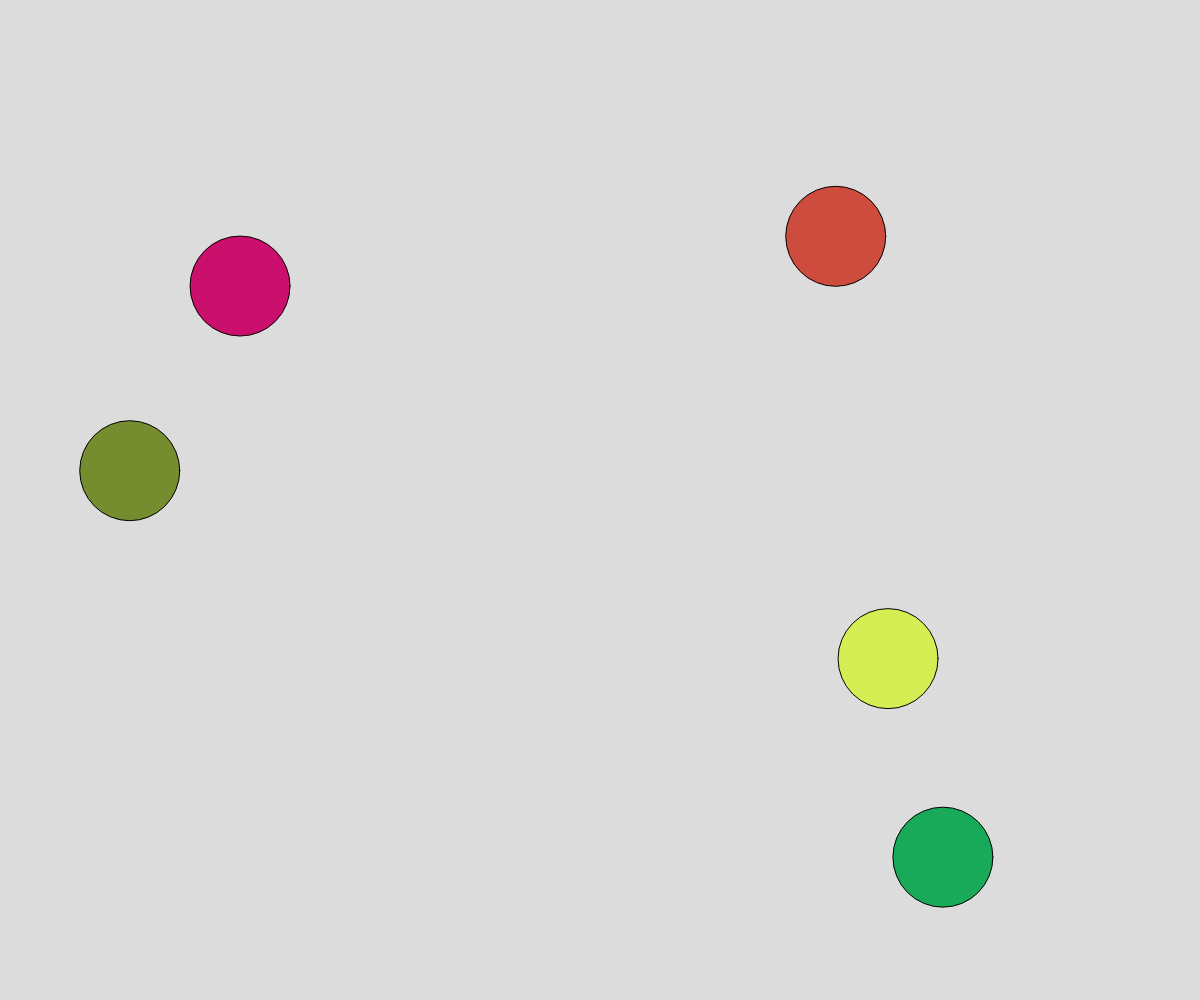
Frame 1 (no input)
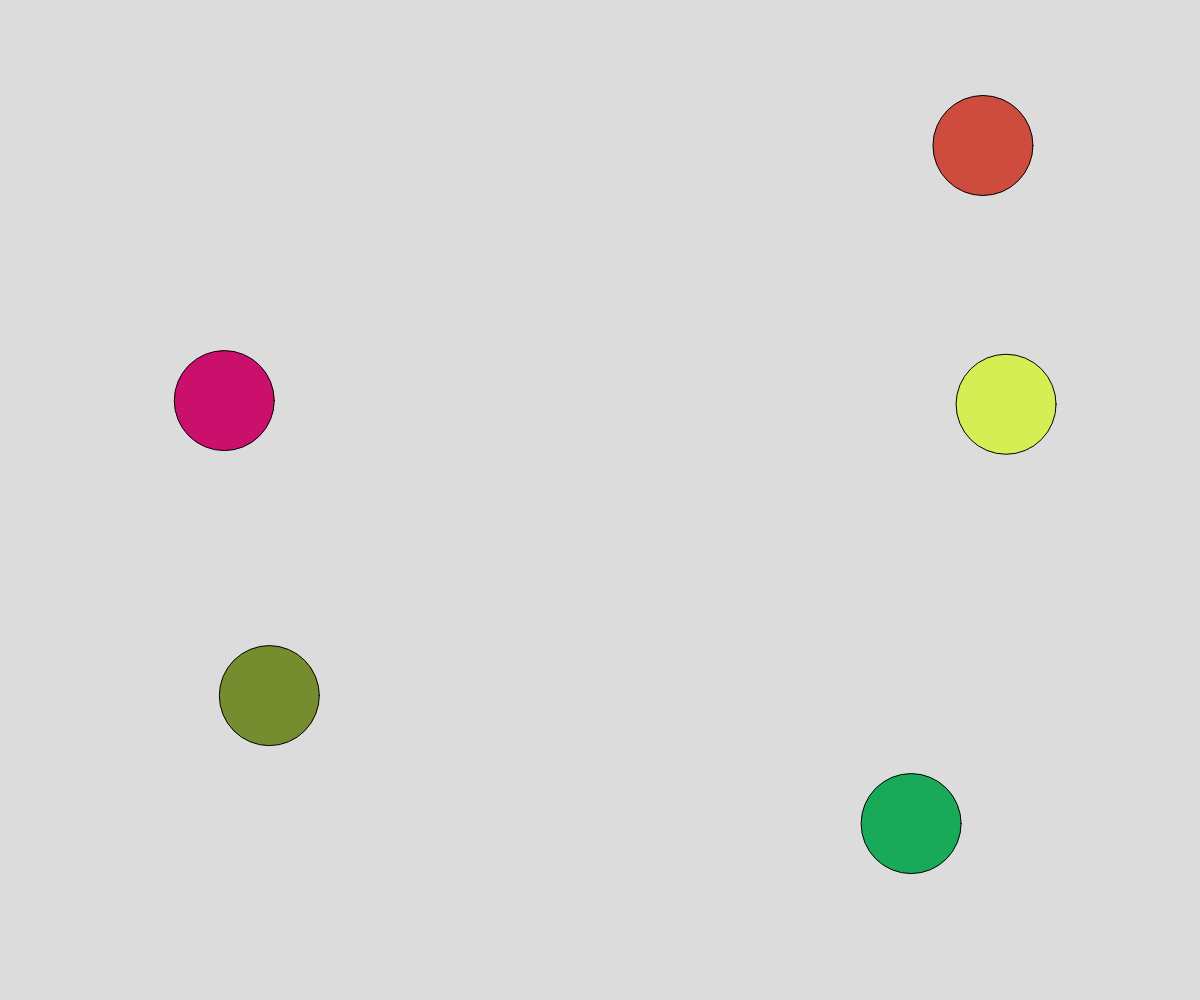
Frame 60 (no input)
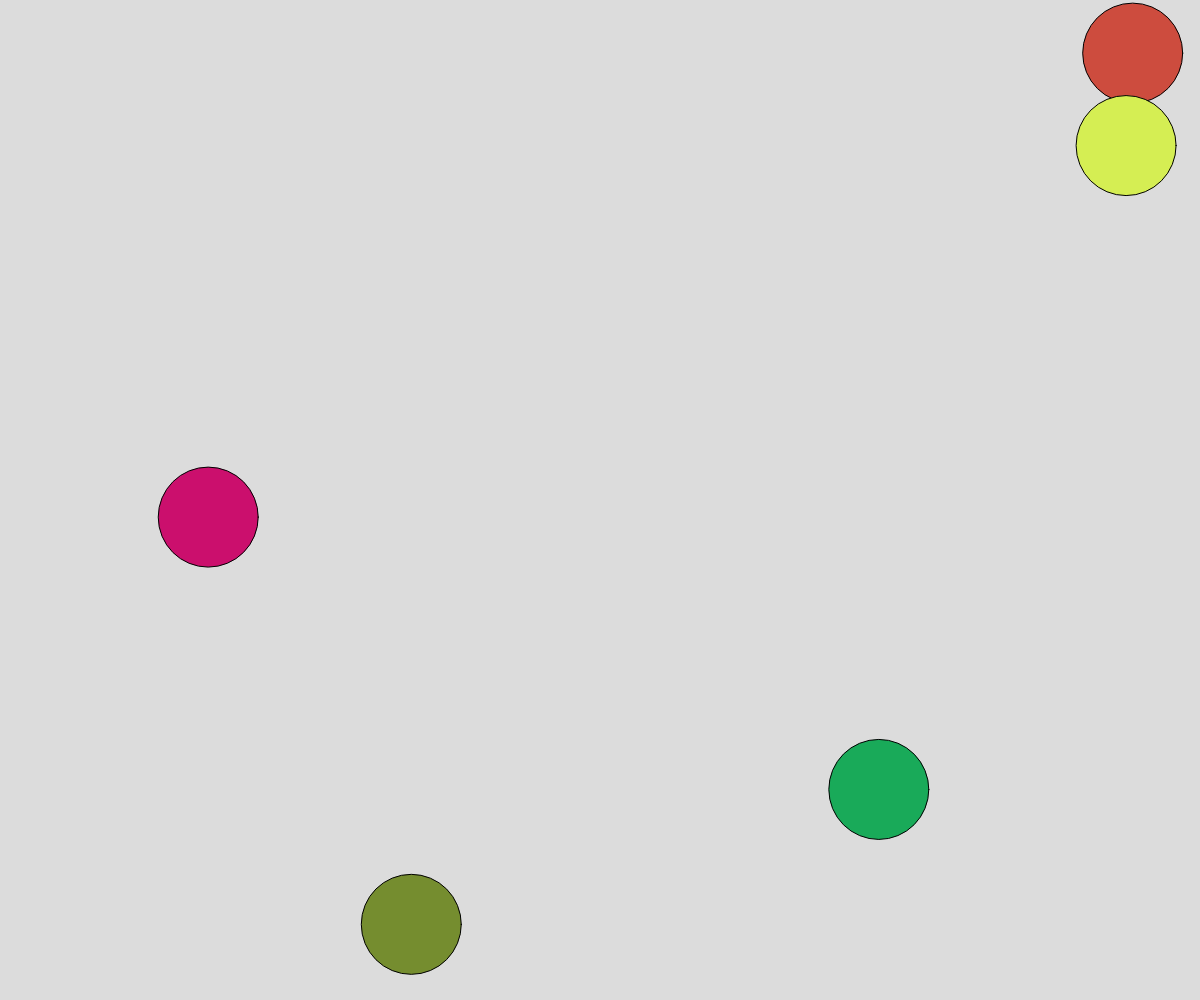
Frame 120 (the mouse pressed at the canvas centre since frame 60)

The p5.js sketch that drew these frames (run headless with seeded random() and noise() and a simulated clock; from frame 60 on, the mouse is pressed at the canvas centre):

// p5.js sketch
// ── sketch.js
// Angus Li
// Computer Science 30 Final

let ballArray = [];
let radius = 50;


function setup() {
  createCanvas(windowWidth, windowHeight);

  //starting 5 balls
  for (let i = 0; i < 5; i++) {
    let ball = new Ball(random(radius, width - radius), random(radius, height - radius));
    ballArray.push(ball);
  }
}

function draw() {
  background(220);

  //displays and moves each ball
  for (let ball of ballArray) {
    ball.display();
    ball.move();
  }
}

function keyPressed() {

  //adds another ball when any key is pressed
  let ball = new Ball(random(radius, width - radius), random(radius, height - radius));
  ballArray.push(ball);
}

function mousePressed() {
  //remove ball when clicked
  checkIfPointInsideBall(mouseX, mouseY);
}

function checkIfPointInsideBall(x, y) {

  for (let ball of ballArray) {
    //checking is mouse is on ball
    if (dist(x, y, ball.x, ball.y) < ball.radius) {

      //remove ball
      let index = ballArray.indexOf(ball);
      ballArray.splice(index, 1);  
    }
  }
}

class Ball {
  constructor(x, y) {
    this.x = x;
    this.y = y;
    this.radius = 50;
    this.dx = random(-5, 5);
    this.dy = random(-5, 5);
    this.r = random(0, 255);
    this.g = random(0, 255);
    this.b = random(0, 255);
  }

  display() {

    //draw cirlce
    fill(this.r, this.g, this.b);
    circle(this.x, this.y, this.radius * 2);
  }

  move() {

    //ball moving
    this.x += this.dx;
    this.y += this.dy;

    //balls bouncing
    //left wall
    if (this.x - this.radius < 0) {
      this.dx *= -1;
    }

    //right wall
    if (this.x + this.radius > width) {
      this.dx *= -1;
    }

    //top wall
    if (this.y - this.radius < 0) {
      this.dy *= -1;
    }

    //bottom wall
    if (this.y + this.radius > height) {
      this.dy *= -1;
    }
  }
}
